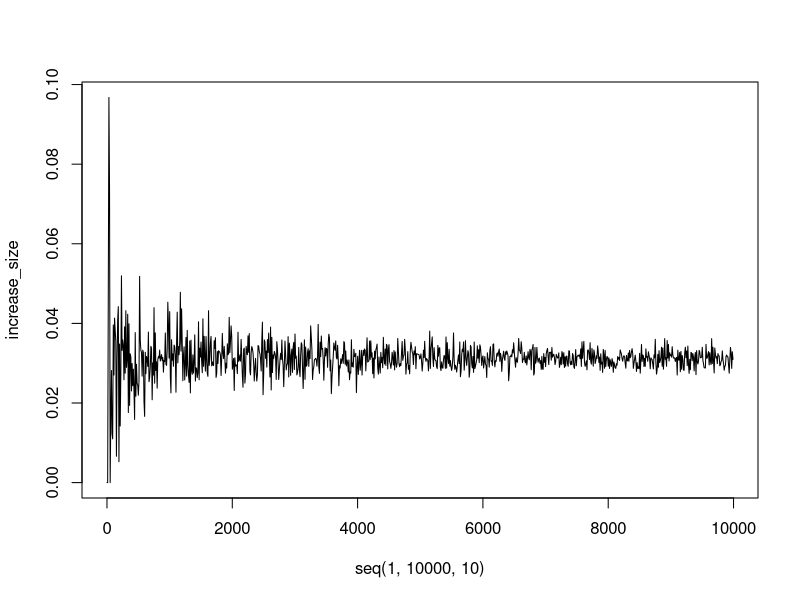

This figure's R source:
#### How big is big? 

flip_five <- function(B){
all_heads<-replicate(B,{
  draws<-sample(c("heads", "tails"), 5, replace=TRUE)
  all(draws=="heads")
})
mean(all_heads==TRUE)
}


# true probability of 5 heads is:
0.5^5
# monte carlo at low B gives:
flip_five(10)
# monte carlo at high B gives:
flip_five(10000)

# Starts to converge at around 5,000 
increase_size<-sapply(seq(1,10000,10), flip_five)
plot(seq(1,10000,10), increase_size, type = "l")

